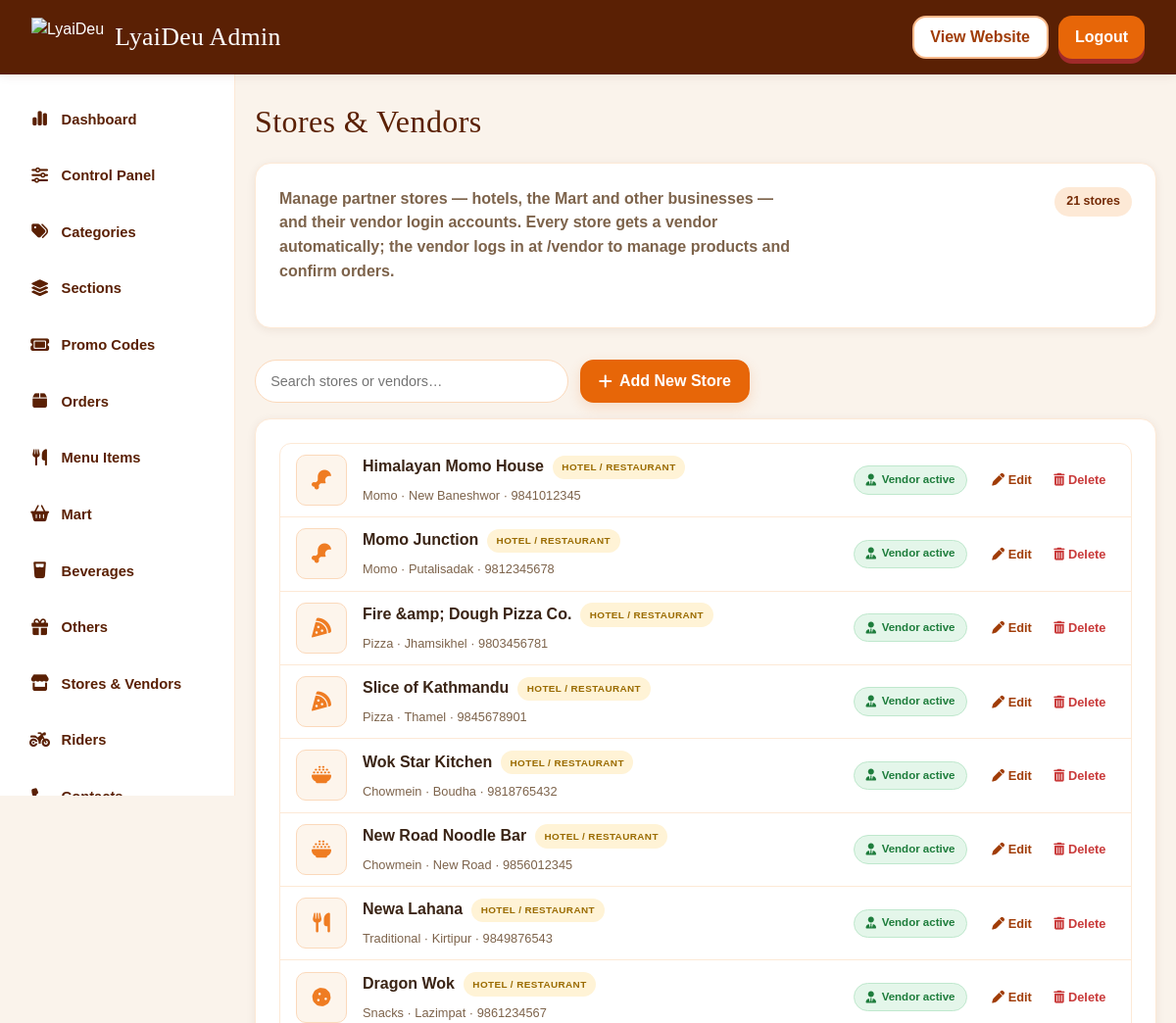
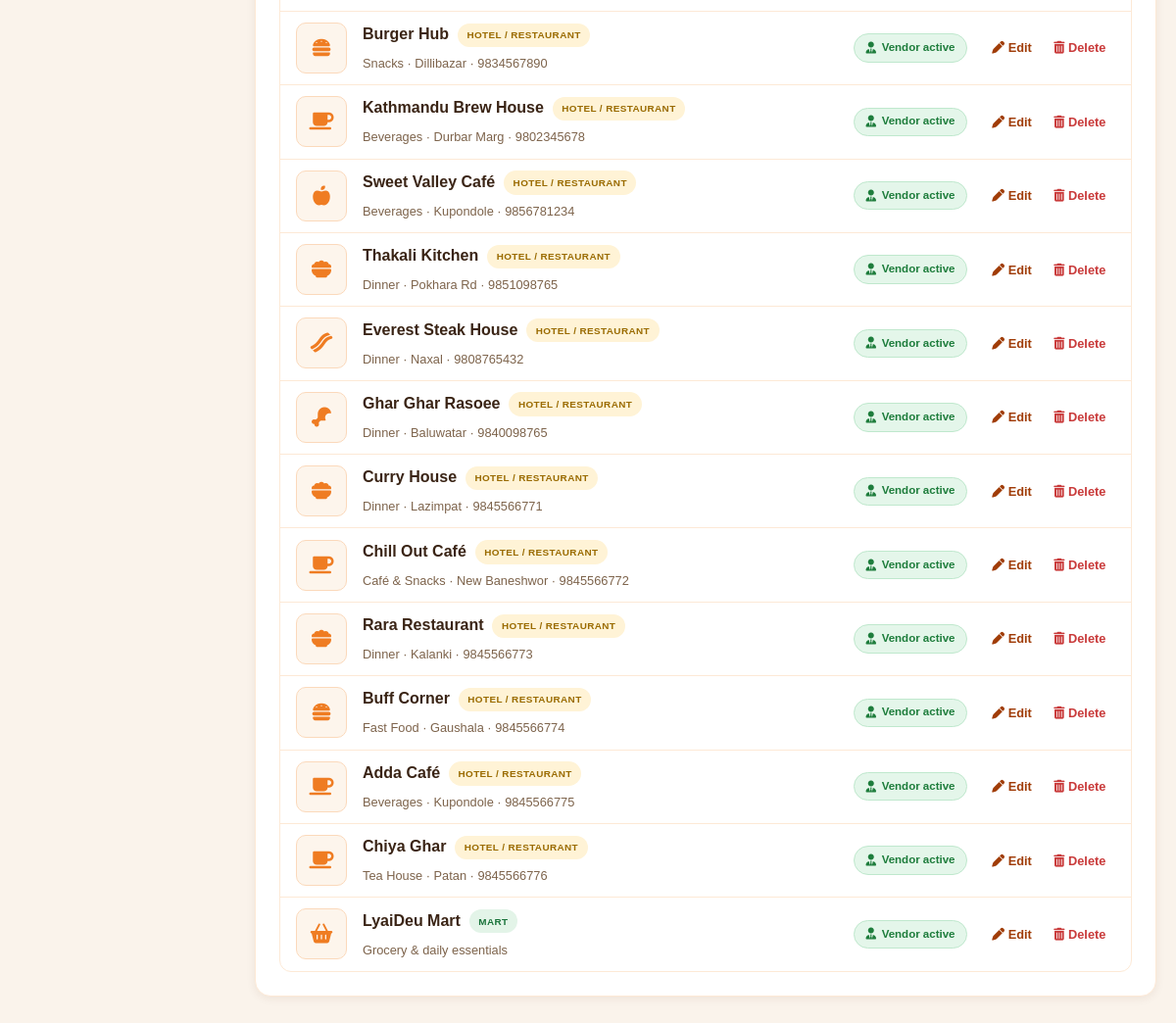
Page /admin_vendors.php (signed in) on the committed database (2 pictures, top to bottom).
### tables this page shows
CREATE TABLE IF NOT EXISTS hotels (
  id INT UNSIGNED NOT NULL AUTO_INCREMENT,
  name VARCHAR(255) NOT NULL,
  type VARCHAR(255) NOT NULL DEFAULT '',
  phone VARCHAR(20) NOT NULL DEFAULT '',
  emoji VARCHAR(50) NOT NULL DEFAULT '',
  logo VARCHAR(500) NOT NULL DEFAULT '',
  kind VARCHAR(20) NOT NULL DEFAULT 'hotel',
  `desc` TEXT NOT NULL,
  PRIMARY KEY (id)
);

### site_config.php (called while the page is built, shortened)
<?php
function lyaideu_load_pdo(): ?PDO {
    static $pdo = null;
    static $tried = false;
    if ($tried) {
        return $pdo;
    }
    if (isset($GLOBALS['pdo']) && $GLOBALS['pdo'] instanceof PDO) {
        $pdo = $GLOBALS['pdo'];
        return $pdo;
    }
    return $pdo;
}
function lyaideu_settings(): array {
    if (!isset($GLOBALS['__lyaideu_settings_loaded'])) {
        $pdo = lyaideu_load_pdo();
        if ($pdo instanceof PDO) {
            try {
                foreach ($pdo->query('SELECT skey, sval FROM settings') as $row) {
                    $GLOBALS['__lyaideu_settings'][$row['skey']] = (string)$row['sval'];
                }
            } catch (Throwable $e) {
                $GLOBALS['__lyaideu_settings'] = [];
            }
        }
    }
    return $GLOBALS['__lyaideu_settings'];
}
function site_setting(string $key, ?string $default = null): string {
    $settings = lyaideu_settings();
    $value = $settings[$key] ?? null;
    return $value;
}
function site_logo_url(): string {
    return site_setting('site_logo', 'logo.png');
}

### admin_vendors.php (the view, shortened to what this page needs)
<?php
require_once __DIR__ . '/admin_inc.php';
require_once __DIR__ . '/db.php';
$storeKinds = ['hotel' => 'Hotel / Restaurant', 'mart' => 'Mart', 'other' => 'Other business', 'beverage' => 'Beverages'];
$kindIcons = ['hotel' => 'fa-utensils', 'mart' => 'fa-basket-shopping', 'other' => 'fa-gift', 'beverage' => 'fa-champagne-glasses'];
$stores = [];
try {
    $stores = $pdo->query(
        'SELECT h.id, h.name, h.type, h.phone, h.emoji, h.logo, h.kind,
                v.id AS vendor_id, v.name AS vendor_name, v.email AS vendor_email,
                v.phone AS vendor_phone, v.is_active AS vendor_active
         FROM hotels h
         LEFT JOIN vendors v ON v.hotel_id = h.id AND v.scope = h.kind
         ORDER BY h.id'
    )->fetchAll();
} catch (Throwable $e) {
    http_response_code(500);
    exit('Could not load stores.');
}
$ce = fn($v) => htmlspecialchars((string)$v, ENT_QUOTES, 'UTF-8');
function store_thumb_html(array $h, array $kindIcons): string {
    $icon = preg_replace('/[^a-z0-9-]/', '', (string)($h['emoji'] ?? ''));
    return '<span class="pm-thumb pm-thumb-empty"><i class="fa-solid ' . htmlspecialchars($icon, ENT_QUOTES, 'UTF-8') . '"></i></span>';
}
admin_page_start('Stores & Vendors', 'stores', 'Stores & Vendors');
?>
<section class="admin-section">
    <div class="admin-section-top">
        <p class="section-sub">Manage partner stores — hotels, the Mart and other businesses — and their vendor login accounts. Every store gets a vendor automatically; the vendor logs in at <strong>/vendor</strong> to manage products and confirm orders.</p>
        <span class="admin-count-badge"><?= count($stores) ?> stores</span>
    </div>
</section>
<div class="pm-toolbar">
    <input type="search" class="wp-cat-search pm-search" id="storeSearch" placeholder="Search stores or vendors…" aria-label="Search stores">
    <button type="button" class="btn btn-primary" id="addStoreBtn"><i class="fa-solid fa-plus"></i> Add New Store</button>
</div>
<section class="admin-section">
    <div class="pm-list" id="storeList">
        <?php foreach ($stores as $i => $h): $id = (int)$h['id']; $kind = $h['kind'] ?? 'hotel'; $vendorActive = (bool)($h['vendor_active'] ?? 1); ?>
        <?php $vendorLabel = $storeKinds[$kind] ?? 'Hotel / Restaurant'; ?>
        <div class="pm-row" data-search="<?= $ce(strtolower((string)$h['name'] . ' ' . $h['type'] . ' ' . $h['phone'] . ' ' . ($h['vendor_name'] ?? '') . ' ' . $vendorLabel)) ?>">
            <div class="pm-item">
                <?= store_thumb_html($h, $kindIcons) ?>
                <span class="pm-body">
                    <span class="pm-name"><?= $ce($h['name']) ?><span class="store-kind-badge store-kind-<?= $ce($kind) ?>"><?= $ce($vendorLabel) ?></span></span>
                    <span class="pm-meta"><?= $ce($h['type']) ?><?= $h['type'] !== '' && $h['phone'] !== '' ? ' · ' : '' ?><?= $ce($h['phone']) ?></span>
                </span>
                <span class="pm-price pm-vendor-row">
                    <span class="store-vendor-pill<?= $vendorActive ? ' is-active' : '' ?>"><i class="fa-solid fa-user-tie"></i> <?= $vendorActive ? 'Vendor active' : 'Vendor off' ?></span>
                </span>
                <span class="pm-actions">
                    <button type="button" class="pm-act pm-edit" data-target="pm-edit-<?= $id ?>"><i class="fa-solid fa-pen"></i> Edit</button>
                    <form class="pm-del-inline" action="admin_save" method="POST">
                        <button type="submit" class="pm-act pm-del-btn" data-confirm="<?= $ce('Delete "' . $h['name'] . '" and its vendor account? This cannot be undone.') ?>"><i class="fa-solid fa-trash-can"></i> Delete</button>
                    </form>
                </span>
            </div>
        </div>
        <?php endforeach; ?>
    </div>
</section>
<?php
admin_page_end();

### admin_inc.php (shortened to what this page needs)
<?php
require_once __DIR__ . '/site_config.php';
function admin_csrf_token(): string {
    return $_SESSION['csrf_admin'];
}
function admin_nav_items(): array {
    return [
        'dashboard' => ['label' => 'Dashboard', 'href' => 'admin', 'icon' => '<i class="fa-solid fa-chart-simple"></i>'],
        'control' => ['label' => 'Control Panel', 'href' => 'admin_control', 'icon' => '<i class="fa-solid fa-sliders"></i>'],
        'categories' => ['label' => 'Categories', 'href' => 'admin_categories', 'icon' => '<i class="fa-solid fa-tags"></i>'],
        'sections' => ['label' => 'Sections', 'href' => 'admin_sections', 'icon' => '<i class="fa-solid fa-layer-group"></i>'],
        'promos' => ['label' => 'Promo Codes', 'href' => 'admin_promocodes', 'icon' => '<i class="fa-solid fa-ticket"></i>'],
        'orders' => ['label' => 'Orders', 'href' => 'admin_orders', 'icon' => '<i class="fa-solid fa-box"></i>'],
        'dishes' => ['label' => 'Menu Items', 'href' => 'admin_dishes', 'icon' => '<i class="fa-solid fa-utensils"></i>'],
        'mart' => ['label' => 'Mart', 'href' => 'admin_mart', 'icon' => '<i class="fa-solid fa-basket-shopping"></i>'],
        'beverages' => ['label' => 'Beverages', 'href' => 'admin_beverages', 'icon' => '<i class="fa-solid fa-glass-water"></i>'],
        'others' => ['label' => 'Others', 'href' => 'admin_others', 'icon' => '<i class="fa-solid fa-gift"></i>'],
        'hotels' => ['label' => 'Stores & Vendors', 'href' => 'admin_vendors', 'icon' => '<i class="fa-solid fa-store"></i>'],
        'riders' => ['label' => 'Riders', 'href' => 'admin_riders', 'icon' => '<i class="fa-solid fa-motorcycle"></i>'],
        'contacts' => ['label' => 'Contacts', 'href' => 'admin_contacts', 'icon' => '<i class="fa-solid fa-phone"></i>'],
        'messages' => ['label' => 'Messages', 'href' => 'admin_messages', 'icon' => '<i class="fa-solid fa-envelope"></i>'],
        'users' => ['label' => 'Users', 'href' => 'admin_users', 'icon' => '<i class="fa-solid fa-users"></i>'],
        'kyc' => ['label' => 'KYC', 'href' => 'admin_kyc', 'icon' => '<i class="fa-solid fa-shield-halved"></i>'],
        'settings' => ['label' => 'Settings', 'href' => 'admin_settings', 'icon' => '<i class="fa-solid fa-gear"></i>'],
    ];
}
function admin_logout_button(): string {
    return '<form method="POST" class="admin-logout-form">
        <input type="hidden" name="csrf_token" value="' . htmlspecialchars(admin_csrf_token(), ENT_QUOTES, 'UTF-8') . '">
        <button type="submit" name="logout" class="btn btn-primary admin-logout-btn">Logout</button>
    </form>';
}
function admin_page_start(string $pageTitle, string $activeNav, ?string $heading = null): void {
    $heading = $heading ?? $pageTitle;
    $navItems = admin_nav_items();
    $logo = htmlspecialchars(site_logo_url(), ENT_QUOTES, 'UTF-8');
    echo '<!DOCTYPE html><html lang="en"><head><meta charset="UTF-8"><meta name="viewport" content="width=device-width, initial-scale=1.0">';
    echo '
<link rel="stylesheet" href="https://cdnjs.cloudflare.com/ajax/libs/font-awesome/6.5.2/css/all.min.css">
<link rel="stylesheet" href="css/style.css?v=62"></head><body class="admin-body">';
    echo '<header class="admin-header"><div class="admin-header-brand"><button type="button" class="admin-nav-toggle" id="adminNavToggle" aria-label="Toggle admin menu" aria-expanded="false"><span></span><span></span><span></span></button><a href="admin" class="admin-brand-link"><img class="brand-logo" src="' . $logo . '" alt="LyaiDeu"><h1 class="display">LyaiDeu Admin</h1></a></div>';
    echo '<div class="admin-actions"><a href="index" target="_blank" class="btn btn-outline">View Website</a>';
    echo admin_logout_button();
    echo '</div></header>';
    echo '<div class="admin-shell"><aside class="admin-sidebar" id="adminSidebar"><nav class="admin-nav" aria-label="Admin sections">';
    foreach ($navItems as $key => $item) {
        $active = $key === $activeNav ? ' active' : '';
        echo '<a class="admin-nav-link' . $active . '" href="' . htmlspecialchars($item['href'], ENT_QUOTES, 'UTF-8') . '">';
        echo '<span class="admin-nav-icon">' . $item['icon'] . '</span><span>' . htmlspecialchars($item['label'], ENT_QUOTES, 'UTF-8') . '</span></a>';
    }
    echo '</nav></aside><main class="admin-main"><div class="admin-container">';
    $activeIcon = $navItems[$activeNav]['icon'] ?? '';
    echo '<div class="admin-page-head"><h2 class="display admin-page-title">' . $activeIcon . ' ' . htmlspecialchars($heading, ENT_QUOTES, 'UTF-8') . '</h2></div>';
}
function admin_page_end(): void {
    echo '</div></main></div>';
    echo '</body></html>';
}

### rows in the picture
hotels: name "Himalayan Momo House", kind "HOTEL / RESTAURANT", type "Momo · New Baneshwor", phone "9841012345"
hotels: name "Momo Junction", kind "HOTEL / RESTAURANT", type "Momo · Putalisadak", phone "9812345678"
hotels: name "Fire &amp; Dough Pizza Co.", kind "HOTEL / RESTAURANT", type "Pizza · Jhamsikhel", phone "9803456781"
hotels: name "Slice of Kathmandu", kind "HOTEL / RESTAURANT", type "Pizza · Thamel", phone "9845678901"
hotels: name "Wok Star Kitchen", kind "HOTEL / RESTAURANT", type "Chowmein · Boudha", phone "9818765432"
hotels: name "New Road Noodle Bar", kind "HOTEL / RESTAURANT", type "Chowmein · New Road", phone "9856012345"
hotels: name "Newa Lahana", kind "HOTEL / RESTAURANT", type "Traditional · Kirtipur", phone "9849876543"
hotels: name "Dragon Wok", kind "HOTEL / RESTAURANT", type "Snacks · Lazimpat", phone "9861234567"
hotels: name "Burger Hub", kind "HOTEL / RESTAURANT", type "Snacks · Dillibazar", phone "9834567890"
hotels: name "Kathmandu Brew House", kind "HOTEL / RESTAURANT", type "Beverages · Durbar Marg", phone "9802345678"
hotels: name "Sweet Valley Café", kind "HOTEL / RESTAURANT", type "Beverages · Kupondole", phone "9856781234"
hotels: name "Thakali Kitchen", kind "HOTEL / RESTAURANT", type "Dinner · Pokhara Rd", phone "9851098765"
hotels: name "Everest Steak House", kind "HOTEL / RESTAURANT", type "Dinner · Naxal", phone "9808765432"
hotels: name "Ghar Ghar Rasoee", kind "HOTEL / RESTAURANT", type "Dinner · Baluwatar", phone "9840098765"
hotels: name "Curry House", kind "HOTEL / RESTAURANT", type "Dinner · Lazimpat", phone "9845566771"
hotels: name "Chill Out Café", kind "HOTEL / RESTAURANT", type "Café & Snacks · New Baneshwor", phone "9845566772"
hotels: name "Rara Restaurant", kind "HOTEL / RESTAURANT", type "Dinner · Kalanki", phone "9845566773"
hotels: name "Buff Corner", kind "HOTEL / RESTAURANT", type "Fast Food · Gaushala", phone "9845566774"
hotels: name "Adda Café", kind "HOTEL / RESTAURANT", type "Beverages · Kupondole", phone "9845566775"
hotels: name "Chiya Ghar", kind "HOTEL / RESTAURANT", type "Tea House · Patan", phone "9845566776"
hotels: name "LyaiDeu Mart", kind "MART", type "Grocery & daily essentials"

### other values in the picture
$item['label'] "Dashboard"
$item['label'] "Control Panel"
$item['label'] "Categories"
$item['label'] "Sections"
$item['label'] "Promo Codes"
$item['label'] "Orders"
$item['label'] "Menu Items"
$item['label'] "Mart"
$item['label'] "Beverages"
$item['label'] "Others"
$item['label'] "Stores & Vendors"
$item['label'] "Riders"
$heading "Stores & Vendors"
count($stores) "21"
